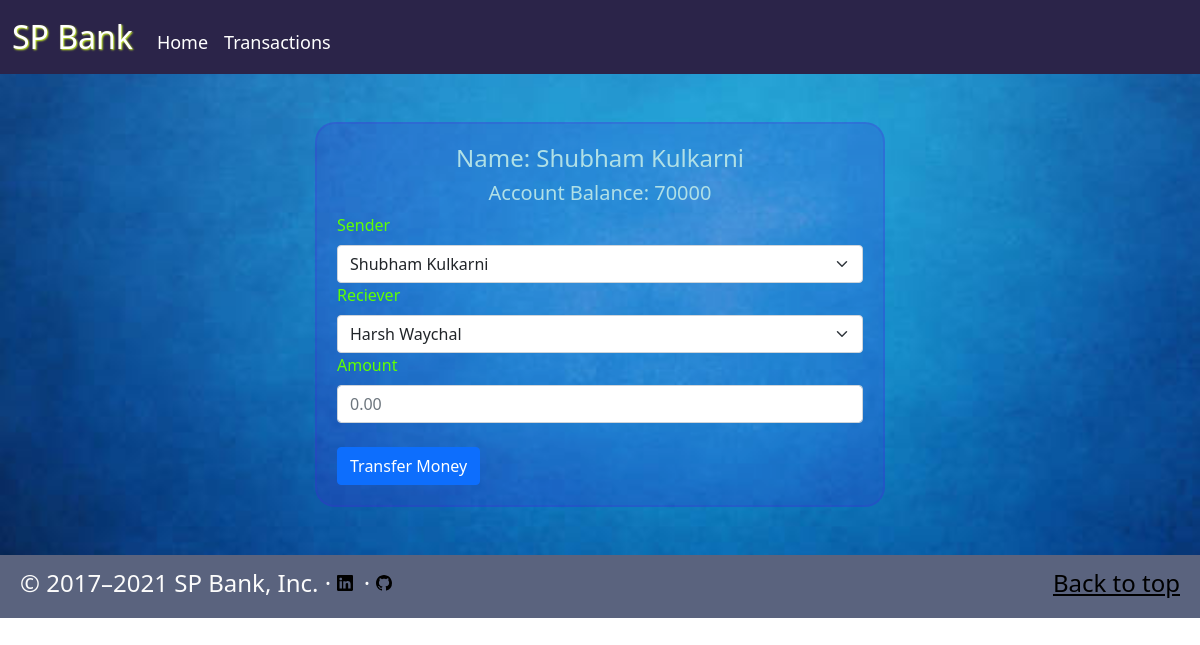
Page /bank/transfer/19 on the committed database.
### bank/models.py (models this page shows)
class Account(models.Model):
    id = models.AutoField(primary_key=True)
    name = models.CharField(max_length=50, default=' ')
    email = models.CharField(max_length=50, default=' ')
    balance = models.IntegerField(default=0)
    Date_of_Creation = models.DateField(auto_now=True)

### bank/views.py (the view)
# urls.py: path('transfer/<int:x>', views.transfer, name="transfer"),
def transfer(request, x):
    x = Account.objects.get(id=x)
    account = Account.objects.all().order_by('id')
    params = {"account": account, "x": x}
    return render(request, 'bank/transfer_money.html', params)

### bank/templates/bank/transfer_money.html (shortened to what this page needs)
{% extends 'bank/basic.html' %}
{% block css %}
{% load static %}
{% endblock %}
{% block body %}
{% load static %}
  <div class="transfer">
    <div class="container">
      <div class="row">
        <div class="col-md-6 m-auto mt-md-5 mb-md-5 mt-3 mb-3 p" style="padding: 20px; background-color: #4620df30; border:  #4620df30 2px solid; border-radius:20px;">
          <h4 style="text-align: center; color: powderblue;">Name: {{x.name}}</h4>
          <h5 style="text-align: center; color: powderblue;">Account Balance: {{x.balance}}</h5>
          <form class="w-100" method="POST" action="/bank/transfer_money/">
             <div class="form-group w-100">
               <label for="inputState" class="form-label" style="color:#62ff00">Sender</label>
               <select id="inputState" name="sender" class="form-select">
               {% if x %}
                 <option value={{x.id}} selected Disable>{{x.name}}</option>
                  {% else %}
                    <option value=0 selected>Choose...</option>
                      {% for a in account %}
                      <option value = {{a.id}} >{{a.name}}</option>
                      {% endfor %}
               {% endif %}
               </select>
             </div>
             <div class="form-group w-100">
               <label for="inputState" class="form-label" style="color:#62ff00">Reciever</label>
               <select id="inputState" name="receiver" class="form-select">
               {% for a in account %}
                 {% if a.id != x.id %}
                    <option value = {{a.id}} >{{a.name}}</option>
                 {% endif %}
               {% endfor %}
               </select>
            </div>
            <div class="form-group w-100">
               <label for="inputState" class="form-label" style="color:#62ff00">Amount</label>
               <input type="number" name="amount" class="form-control" id="inputState" min=0 max=999999 required placeholder="0.00">
            </div>
            <br>
            <div class=" ">
              <button type="submit" name ="transfer_money" class="btn btn-primary float-right clearfix">Transfer Money</button>
            </div>
          </form>
        </div>
      </div>
    </div>
  </div>
{% endblock%}

### rows in the picture
Account: name "Shubham Kulkarni", balance "70000", sender "Shubham Kulkarni"

### other values in the picture
form field receiver "Harsh Waychal"
